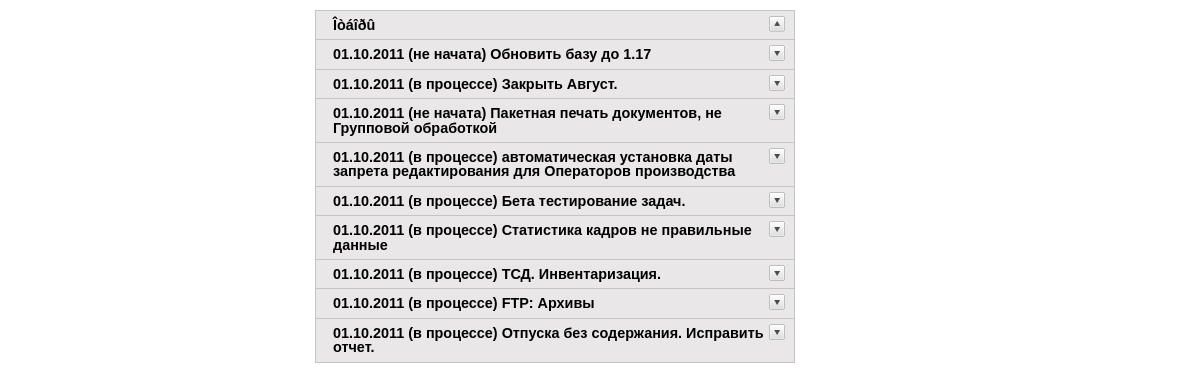
The app's page /WebTasks/index.php?user_id=2, older data.
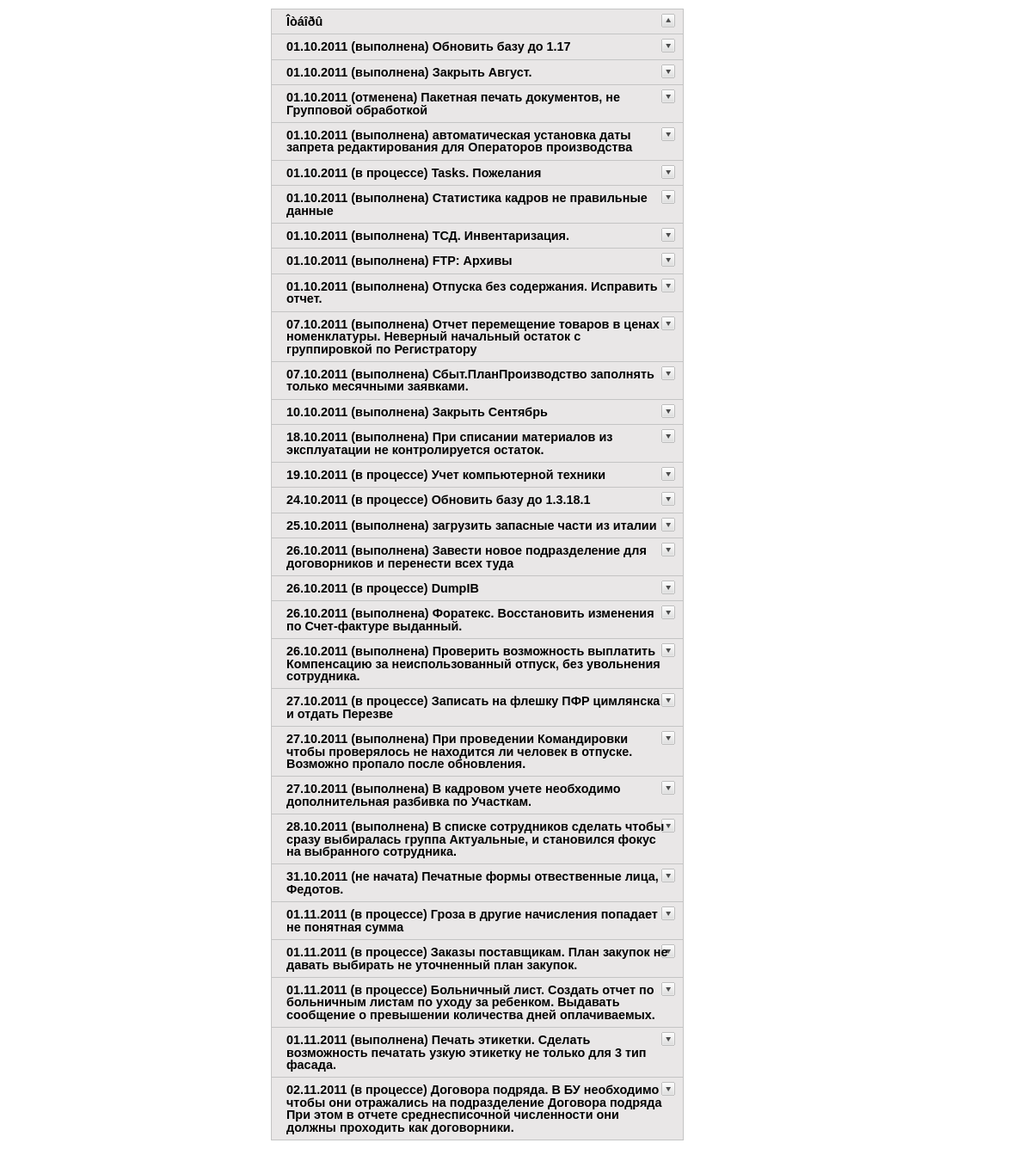
The same page, newer data.
### tables this page shows
CREATE TABLE IF NOT EXISTS `Tasks` (
  `id_Task` int(10) NOT NULL AUTO_INCREMENT,
  `Name` text,
  `id_worker` int(3) DEFAULT NULL,
  `id_chief` int(3) DEFAULT NULL,
  `date` datetime DEFAULT NULL,
  `status` varchar(50) DEFAULT NULL,
  PRIMARY KEY (`id_Task`)
);

### WebTasks/config.php (called while the page is built, shortened)
<?php
function status($status)
  {
	 if ($status == "âàæíî")
     {
      $text = "<font color='red'>".$status."</font>";
     }
	 elseif ($status == "â ïðîöåññå")
     {
      $text = "<font color='blue'>".$status."</font>";
     }
    else
     {
      $text = $status;
     }
   return $text;
  }
function mysql_query_or_die($query)
  {
	 $res = mysql_query($query);
	 return $res;
  }
?>

### WebTasks/index.php (the view, shortened to what this page needs)
<?php
include("config.php");
if (isset($_REQUEST['user_id'])) $user_id = $_REQUEST['user_id']; else $user_id = "5";
print "<html>
<head>
<meta http-equiv='Content-Type' content='text/html' />
<title>Accordion 1</title>
<script type='text/javascript' src='./js/jquery.min.js'></script>
<script type='text/javascript'>
$(document).ready(function(){
	$('.accordion h3:first').addClass('active');
	$('.accordion span').hide();
	$('.accordion h3').click(function(){
		$(this).next('span').slideToggle('slow')
		.siblings('span:visible').slideUp('slow');
		$(this).toggleClass('active');
		$(this).siblings('h3').removeClass('active');
	});
});
</script>
<style type='text/css'>
body {
	margin: 10px auto;
	width: 570px;
	font: 75%/120% Arial, Helvetica, sans-serif;
}
.accordion {
	width: 480px;
	border-bottom: solid 1px #c4c4c4;
}
.accordion h3 {
	background: #e9e7e7 url(img/arrow-square.gif) no-repeat right -51px;
	padding: 7px 17px;
	margin: 0;
	font: bold 120%/100% Arial, Helvetica, sans-serif;
	border: solid 1px #c4c4c4;
	border-bottom: none;
	cursor: pointer;
}
.accordion h3:hover {
	background-color: #e3e2e2;
}
.accordion h3.active {
	background-position: right 5px;
}
.accordion p {
	background: #f7f7f7;
	margin: 0;
	border-left: solid 1px #c4c4c4;
	border-right: solid 1px #c4c4c4;
}
span {
    background: #f7f7f7;
    margin: 0;
    display:none;
    border-left: solid 1px #c4c4c4;
    border-right: solid 1px #c4c4c4;
}
.accordion t1 {
	background: #e9e7e7;
}
.accordion label {
	font: bold 120%/100% Arial, Helvetica, sans-serif;
}
</style>
</head>
<body>
<div class='accordion'>
	<h3>Îòáîðû</h3>
	<span>
	<form name='test' method='post' action='input1.php'>
	<label class='label'>Ðàáîòíèêè:</label><br>
	<input type='checkbox' name='Worker' value='1'>Ðÿáèíèíà Òàòüÿíà
  <input type='checkbox' name='Worker' value='2'>Èâàíîâ Àíòîí
  <input type='checkbox' name='Worker' value='3'>Îìåëü÷óê Ñåðãåé
  <input type='checkbox' name='Worker' value='4'>Ëàõíîâ Àëåêñàíäð
  <input type='checkbox' name='Worker' value='5'>×óáóêèí Äåíèñ
	<input type='checkbox' name='Worker' value='6'>Êó÷åðåíêàî Àëåêñàíäð
  <input type='checkbox' name='Worker' value='7'>Ïàùåíêî Àëåêñàíäð	<br>
	<label class='label'>Ñòàòóñ:</label>	<br>
  <input type='checkbox' name='Status' value='1'>íå íà÷àòà
  <input type='checkbox' name='Status' value='2'>â ïðîöåññå
	<input type='checkbox' name='Status' value='3'>âàæíî
  <input type='checkbox' name='Status' value='4'>âûïîëíåíà
  <input type='checkbox' name='Status' value='5'>îòìåíåíà <br>
	<input type='submit' name='' value='Ñôîðìèðîâàòü'/>
	</form>
	</span>";
  $query = "SELECT DATE_FORMAT(Tasks.Date,'%d.%m.%Y') AS Date, Tasks.status AS Status,Tasks.Name,Workers.Name AS Worker,Tasks.id_Task,Tasks.id_Worker,Tasks.id_Chief,Chief.Name AS Chief FROM Tasks LEFT JOIN (SELECT Workers.id_Worker,Workers.Name FROM Workers) Workers ON Workers.id_Worker=Tasks.id_Worker LEFT JOIN (SELECT Workers.id_Worker,Workers.Name FROM Workers) Chief ON Chief.id_Worker=Tasks.id_Chief  WHERE Tasks.id_Worker=".$user_id." AND  Tasks.status<>'âûïîëíåíà' AND Tasks.status<>'îòìåíåíà'";
  $result = mysql_query_or_die($query);
  while ($row = mysql_fetch_assoc($result))
    {
     print "<h3>".$row["Date"]." (".status($row["Status"]).") ".$row["Name"]."</h3>";
    }
  print "
</div>
</body>
</html>";
?>

### WebTasks/index.php (style rules this page uses)
body { margin: 10px auto; width: 570px; font: 75%/120% Arial, Helvetica, sans-serif; }
.accordion { width: 480px; border-bottom: solid 1px #c4c4c4; }
.accordion h3 { background: #e9e7e7 url(img/arrow-square.gif) no-repeat right -51px; padding: 7px 17px; margin: 0; font: bold 120%/100% Arial, Helvetica, sans-serif; border: solid 1px #c4c4c4; border-bottom: none; cursor: pointer; }
.accordion h3.active { background-position: right 5px; }

Row changes from the older to the newer data that the page shows:
changed tasks "Обновить базу до 1.17": status "не начата" → "выполнена"
changed tasks "Закрыть Август.": status "в процессе" → "выполнена"
changed tasks "Пакетная печать документов, не Групповой обработкой": status "не начата" → "отменена"
changed tasks "автоматическая установка даты запрета редактирования для Операторов производства": status "в процессе" → "выполнена"
changed tasks: Name "Бета тестирование задач." → "Tasks. Пожелания"
changed tasks "Статистика кадров не правильные данные": status "в процессе" → "выполнена"
changed tasks "ТСД. Инвентаризация.": status "в процессе" → "выполнена"
changed tasks "FTP: Архивы": status "в процессе" → "выполнена"
changed tasks "Отпуска без содержания. Исправить отчет.": status "в процессе" → "выполнена"
added tasks: Date "07.10.2011", status "выполнена", Name "Отчет перемещение товаров в ценах номенклатуры. Неверный начальный остаток с группировкой по Регистратору"
added tasks: Date "07.10.2011", status "выполнена", Name "Сбыт.ПланПроизводство заполнять только месячными заявками."
added tasks: Date "10.10.2011", status "выполнена", Name "Закрыть Сентябрь"
added tasks: Date "18.10.2011", status "выполнена", Name "При списании материалов из эксплуатации не контролируется остаток."
added tasks: Date "19.10.2011", status "в процессе", Name "Учет компьютерной техники"
added tasks: Date "24.10.2011", status "в процессе", Name "Обновить базу до 1.3.18.1"
added tasks: Date "25.10.2011", status "выполнена", Name "загрузить запасные части из италии"
added tasks: Date "26.10.2011", status "выполнена", Name "Завести новое подразделение для договорников и перенести всех туда"
added tasks: Date "26.10.2011", status "в процессе", Name "DumpIB"
added tasks: Date "26.10.2011", status "выполнена", Name "Форатекс. Восстановить изменения по Счет-фактуре выданный."
added tasks: Date "26.10.2011", status "выполнена", Name "Проверить возможность выплатить Компенсацию за неиспользованный отпуск, без увольнения сотрудника."
added tasks: Date "27.10.2011", status "в процессе", Name "Записать на флешку ПФР цимлянска и отдать Перезве"
added tasks: Date "27.10.2011", status "выполнена", Name "При проведении Командировки чтобы проверялось не находится ли человек в отпуске. Возможно пропало после обновления."
added tasks: Date "27.10.2011", status "выполнена", Name "В кадровом учете необходимо дополнительная разбивка по Участкам."
added tasks: Date "28.10.2011", status "выполнена", Name "В списке сотрудников сделать чтобы сразу выбиралась группа Актуальные, и становился фокус на выбранного сотрудника."
added tasks: Date "31.10.2011", status "не начата", Name "Печатные формы отвественные лица, Федотов."
added tasks: Date "01.11.2011", status "в процессе", Name "Гроза в другие начисления попадает не понятная сумма"
added tasks: Date "01.11.2011", status "в процессе", Name "Заказы поставщикам. План закупок не давать выбирать не уточненный план закупок."
added tasks: Date "01.11.2011", status "в процессе", Name "Больничный лист. Создать отчет по больничным листам по уходу за ребенком. Выдавать сообщение о превышении количества дней оплачиваемых."
added tasks: Date "01.11.2011", status "выполнена", Name "Печать этикетки. Сделать возможность печатать узкую этикетку не только для 3 тип фасада."
added tasks: Date "02.11.2011", status "в процессе", Name "Договора подряда. В БУ необходимо чтобы они отражались на подразделение Договора подряда При этом в отчете среднесписочной численности они должны проходить как договорники."
